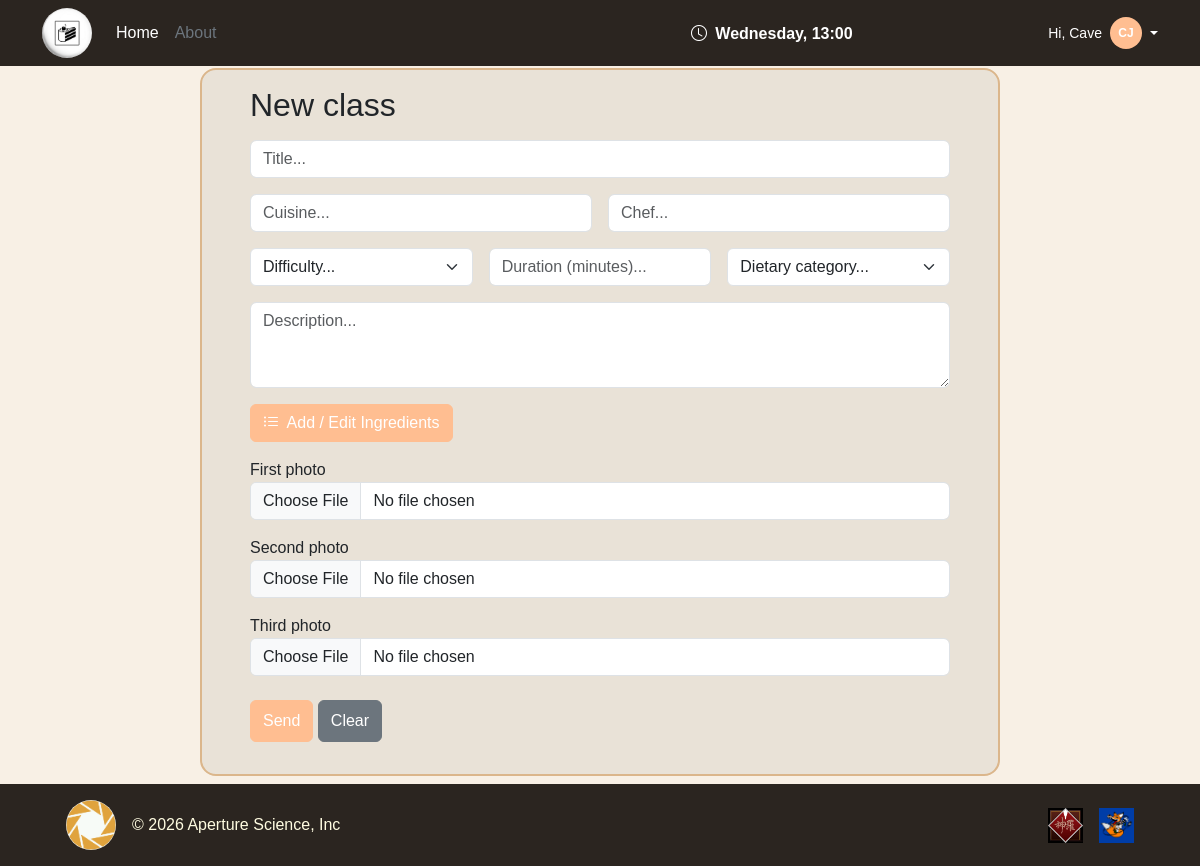
The page /create_class (signed in) on the database its author committed.
### tables this page shows
CREATE TABLE "USER" (
	"email"	TEXT NOT NULL UNIQUE,
	"first_name"	TEXT NOT NULL,
	"last_name"	TEXT NOT NULL,
	"password_hash"	TEXT NOT NULL,
	"role"	TEXT NOT NULL CHECK("role" IN ('manager', 'student')),
	PRIMARY KEY("email")
);

### app.py (the view, shortened to what this page needs)
@app.route("/create_class", methods=["GET", "POST"])
@login_required
def create_class():
    if current_user.role != "manager":
        return redirect(url_for("home"))
    return render_template("manager/create_class.html")

### app.py (called while the page is built)
@login_manager.user_loader
def load_user(user_id):
    db_user = user_dao.get_user_by_email(user_id)
    if not db_user:
        return None
    return User(
        email=db_user["email"],
        first_name=db_user["first_name"],
        last_name=db_user["last_name"],
        password=db_user["password_hash"],
        role=db_user["role"]
    )

@app.context_processor
def inject_current_time():
    return {"current_day": utilities_dao.CURRENT_DAY, "current_time": utilities_dao.CURRENT_TIME}

### dao/user_dao.py (called while the page is built)
def get_user_by_email(email):
    conn = utilities_dao.db_connect()
    cursor = conn.cursor()
    cursor.execute("SELECT * FROM USER WHERE email = ?", (email,))
    user = cursor.fetchone()
    utilities_dao.close_connection(conn, cursor)
    return user

### dao/utilities_dao.py (called while the page is built)
def db_connect():
    conn = sqlite3.connect(DATABASE)
    conn.row_factory = sqlite3.Row
    conn.execute("PRAGMA foreign_keys = ON;")
    return conn

def close_connection(conn, cursor):
    conn.commit()
    cursor.close()
    conn.close()

### templates/manager/create_class.html (shortened to what this page needs)
{% extends "base.html" %}
{% block content %}
<section class="form-card">
    <div class="register-box register-class">
        <form class="form-signin w-100 m-auto" method="POST" action="{{ url_for('create_class') }}" enctype="multipart/form-data">
            <h2 class="mb-3 fw-normal">New class</h1>
            <div class="col-12 mb-3">
                <input type="text" class="form-control" id="title" name="title" minlength="2" maxlength="30" placeholder="Title..." required>
            </div>
            <div class="row g-3">
                <div class="col-md-6 mb-3">
                    <input type="text" class="form-control" id="cuisine" name="cuisine" minlength="2" maxlength="30" placeholder="Cuisine..." required>
                </div>
                <div class="col-md-6 mb-3">
                    <div class="input-group"><input type="text" class="form-control" id="chef_name" name="chef_name" minlength="2" maxlength="30" placeholder="Chef..." required></div>
                </div>
            </div>
            <div class="row g-3">
                <div class="col-md-4 mb-3">
                    <select id="difficulty" name="difficulty" class="form-select" required>
                        <option value="" selected disabled>Difficulty...</option>
                    </select>
                </div>
                <div class="col-md-4 mb-3">
                    <input type="number" class="form-control" id="duration" name="duration" min="30" max="240" placeholder="Duration (minutes)..." required>
                </div>
                <div class="col-md-4 mb-3">
                    <select id="dietary_category" name="dietary_category" class="form-select" required>
                        <option value="" selected disabled>Dietary category...</option>
                    </select>
                </div>
            </div>
            <div class="mb-3">
                <textarea class="form-control" id="description" name="description" rows="3" minlength="10" maxlength="500" placeholder="Description..." required></textarea>
            </div>
            <div class="mb-3">
                <button type="button" class="btn btn-primary" data-bs-toggle="modal" data-bs-target="#ingredientsModal">
                    <i class="bi bi-list-ul me-1"></i> Add / Edit Ingredients
                </button>
            </div>
            <div class="mt-3">
                <div class="mb-3">
                    <div class="mb-3">
                        <label for="photo_1">First photo</label>
                        <input class="form-control" type="file" id="photo_1" name="photo_1" accept="image/*,.jpg,.jpeg,.png,.webp" required>
                    </div>
                    <div class="mb-3">
                        <label for="photo_2">Second photo</label>
                        <input class="form-control" type="file" id="photo_2" name="photo_2" accept="image/*,.jpg,.jpeg,.png,.webp" required>
                    </div>
                    <div class="mb-4">
                        <label for="photo_3">Third photo</label>
                        <input class="form-control" type="file" id="photo_3" name="photo_3" accept="image/*,.jpg,.jpeg,.png,.webp" required>
                    </div>
                    <button class="btn btn-primary py-2" type="submit">Send</button>
                    <button class="btn btn-secondary py-2" type="reset">Clear</button>
                </div>
            </div>
        </form>
    </div>
</section>
{% endblock %}

### templates/base.html (shortened to what this page needs)
<!DOCTYPE html>
<html lang="en">
<head>
    <link href="https://cdn.jsdelivr.net/npm/bootstrap@5.3.3/dist/css/bootstrap.min.css" rel="stylesheet">
    <link rel="stylesheet" href="https://cdn.jsdelivr.net/npm/bootstrap-icons@1.11.3/font/bootstrap-icons.min.css">
    <link rel="stylesheet" href="{{ url_for('static', filename='css/root.css') }}">
    <link rel="stylesheet" href="{{ url_for('static', filename='css/index.css') }}">
    <link rel="stylesheet" href="{{ url_for('static', filename='css/authentication.css') }}">
    <link rel="stylesheet" href="{{ url_for('static', filename='css/profiles.css') }}">
    <link rel="stylesheet" href="{{ url_for('static', filename='css/session.css') }}">
</head>
<body class="d-flex flex-column min-vh-100">
    <header class="fixed-top py-2 app-header">
        <div class="container">
            <div class="d-flex flex-wrap align-items-center">
                <a href="{{ url_for('home') }}" class="d-flex align-items-center me-3 text-white text-decoration-none">
                    <img class="site-logo rounded-circle" width="50" height="50"
                        src="{{ url_for('static', filename='img/logos/cake_3.jpg') }}"
                        alt="The cake is a lie logo">
                </a>
                <ul class="nav me-auto mb-2 mb-md-0">
                    <li><a href="{{ url_for('home') }}" class="nav-link px-2 text-white">Home</a></li>
                    <li><a href="#" class="nav-link px-2 text-secondary">About</a></li>
                </ul>
                <span class="badge fs-6 me-3">
                    <i class="bi bi-clock me-1"></i> {{ current_day }}, {{ current_time }}
                </span>
                <div class="col-md-3 text-end">
                    {% if not current_user.is_authenticated %}
                    <a href="{{ url_for('login') }}" type="button" class="btn btn-primary me-2">Login</a>
                    {% else %}
                    <div class="dropdown text-end">
                        <a href="#"
                            class="d-inline-flex align-items-center text-white text-decoration-none dropdown-toggle"
                            data-bs-toggle="dropdown" aria-expanded="false">
                            <span class="me-2 small">Hi, {{ current_user.first_name }}</span>
                            <span class="avatar-initials btn-primary text-white rounded-circle d-inline-flex align-items-center justify-content-center me-1">
                                {{ current_user.first_name[0] }}{{ current_user.last_name[0] }}
                            </span>
                        </a>
                    </div>
                    {% endif %}
                </div>
            </div>
        </div>
    </header>
    <main class="flex-grow-1">
        {% block content %}
        {% endblock %}
    </main>
    <footer class="py-3 mt-auto app-footer">
        <div class="container">
            <div class=" d-flex flex-wrap justify-content-between align-items-center">
                <div class="col-md-4 d-flex align-items-center mx-4">
                    <a href="{{ url_for('home') }}" class="d-flex align-items-center me-3 text-white text-decoration-none">
                        <img class="site-logo rounded-circle" width="50" height="50" src="{{ url_for('static', filename='img/logos/aperture_science.jpg') }}" alt="">
                    </a>
                    <span class="text-body-primary">© 2026 Aperture Science, Inc</span>
                </div>
                <ul class="nav col-md-4 justify-content-end list-unstyled d-flex mx-4">
                    <li class="ms-3">
                        <a class="text-body-secondary" href="#" aria-label="Shinra Inc">
                            <img src="{{ url_for('static', filename='img/logos/shinra_logo.jpg') }}" alt="Shinra Inc" width="35" height="35">
                        </a>
                    </li>
                    <li class="ms-3">
                        <a class="text-body-secondary" href="#" aria-label="Fox Hound">
                            <img src="{{ url_for('static', filename='img/logos/fox_hound_logo.jpg') }}" alt="Fox Hound" width="35" height="35">
                        </a>
                    </li>
                </ul>
            </div>
        </div>
    </footer>
</body>
</html>

### static/css/root.css (style rules this page uses)
:root { --brand-peach: #FFBE91; --brand-cream: #FFDDB0; --brand-turquoise: #CFEBFF; --brand-vanilla: #FFFCE1; --brand-green: #55E07E; --dark-warm: #2B2520; --brand-bg: #F8F0E5; --brand-card: #e8dccc; --brand-auth: #e9e2d7; --brand-footer: #EADBC8; --brand-border: #dbb68b; --brand-orange: #EB7F31; }
html { scrollbar-width: thin; scrollbar-color: var(--brand-cream) var(--dark-warm); scroll-behavior: smooth; }
body { background-color: var(--brand-bg); padding-top: 60px; overflow-x: hidden; font-family: Verdana, Geneva, Tahoma, sans-serif; }
.site-logo { object-fit: cover; }
.avatar-initials { width: 32px; height: 32px; font-size: 0.75rem; font-weight: 600; }
.btn-primary { background-color: var(--brand-peach); border-color: var(--brand-peach); color: #ffffff; }
.app-header, .app-footer { background-color: var(--dark-warm) !important; color: var(--brand-vanilla) !important; }

### static/css/authentication.css (style rules this page uses)
.form-card { min-height: calc(100vh - 9.5rem); display: flex; align-items: center; justify-content: center; padding: 0.5rem 1rem; }
.register-box { width: 100%; max-width: 680px; background-color: var(--brand-auth); border: 2px solid var(--brand-border); border-radius: 1rem; padding: 1.5rem 2rem; }
.register-class { max-width: 800px; }

### static/css/profiles.css (style rules this page uses)
.register-box { padding: 1rem; padding-left: 3rem; padding-right: 3rem; }

### rows shown on the page
USER: first_name "Cave", first_name "C", last_name "J"

### other values the page prints
{{ current_day }} "Wednesday"
{{ current_time }} "13:00"
